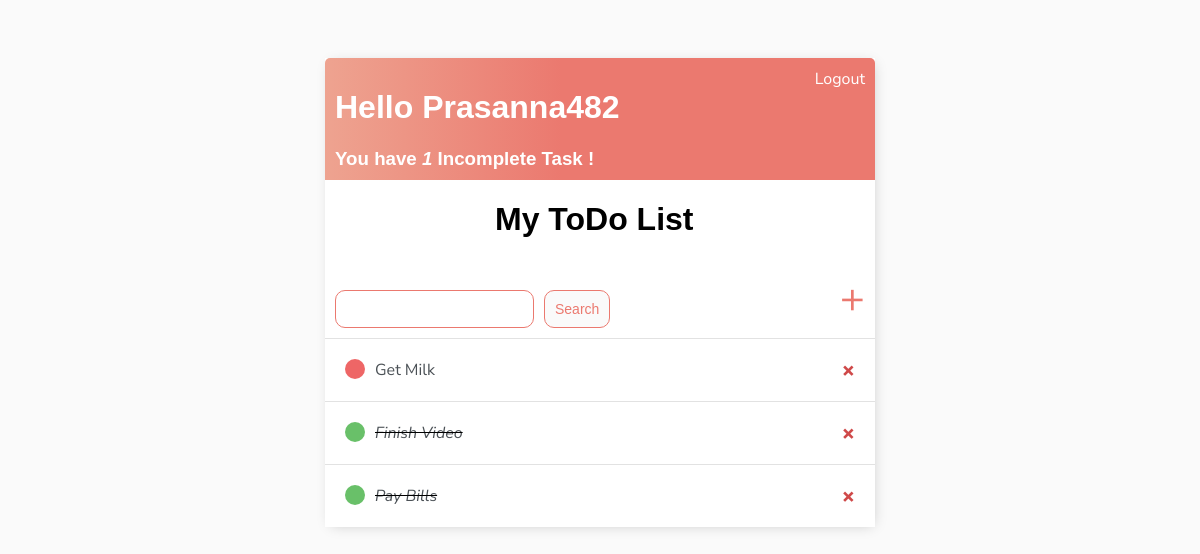
The app's page / (signed in), older data.
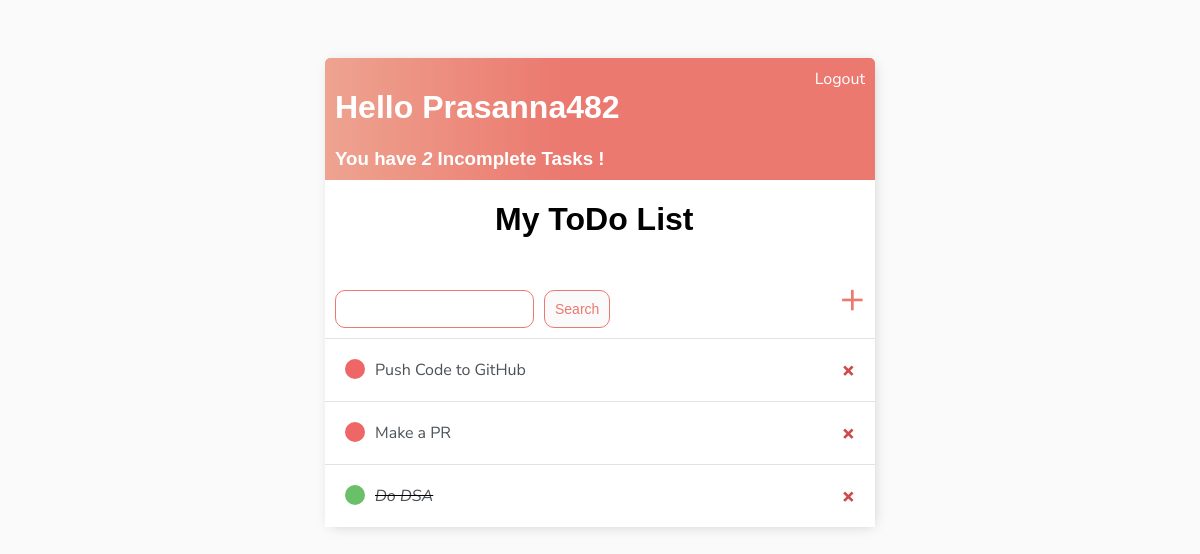
The same page, newer data.
### base/models.py (models this page shows)
class Task(models.Model):
    user = models.ForeignKey(User,on_delete = models.CASCADE, null=True, blank=True)
    title = models.CharField(max_length=250) #charfields is genreally used for titles, headings
    description = models.TextField(null = True, blank = True)
    complete = models.BooleanField(default = False)
    created = models.DateTimeField(auto_now_add = True)
    def __str__(self):
        return self.title
    class Meta:
        ordering = ['complete']  #while returning multiple items, sort by compeleted

### base/views.py (the view)
# urls.py: path('',TaskList.as_view(), name = 'tasks'),
class TaskList(LoginRequiredMixin, ListView):
    model = Task
    context_object_name = 'tasks'
    def get_context_data(self,**kwargs):
        context = super().get_context_data(**kwargs)
        context['tasks'] = context['tasks'].filter(user = self.request.user)
        context['count'] = context['tasks'].filter(complete = False).count()
        search_input = self.request.GET.get('search-area') or ''
        if search_input:
            context['tasks'] = context['tasks'].filter(title__startswith = search_input)
        context['search_input'] = search_input
        return context

### base/templates/base/task_list.html
{% extends 'base/main.html' %}
{% block content %}
<div class="header-bar">
    <div>
        <h1>Hello {{request.user|title}}</h1>
        <h3 style="margin:0">You have <i>{{count}}</i> Incomplete Task{{ count|pluralize:"s"}} ! </h3>
    </div>
    {% if request.user.is_authenticated %}
    <a href="{% url 'logout' %}">Logout</a>
    {% else %}
    <a href="{% url 'login' %}">Login</a>
    {% endif %}
</div>
<h1 style=" padding-left:170px">My ToDo List</h1>
<div id="search-add-wrapper">
    <form  method="GET", style="margin-top:20px;display: flex;">
        <input type='text' name='search-area' value="{{search_input}}">
        <input type="submit" class="button" value='Search'>
    </form>
    <a id="add-link"  href="{% url 'task-create' %}">&#x2b</a>
</div>
<div class="task-items-wrapper">
    {% for task in tasks %}
    <div class="task-wrapper">
        {% if task.complete %}
            <div class="task-title">
                <div class="task-complete-icon"></div>
                <i><s><a href="{% url 'task-update' task.id %}">{{task}}</a></s></i>
            </div>
            <a  class="delete-link" href="{% url 'task-delete' task.id %}">&#215</a>
            {% else %}
            <div class="task-title">
                <div class="task-incomplete-icon"></div>
                <a href="{% url 'task-update' task.id %}">{{task}}</a>
            </div>
            <a  class="delete-link" href="{% url 'task-delete' task.id %}">&#215</a>
        {% endif %}
    </div>
    {% empty %}
    <h3>No Items in List</h3>
    {% endfor %}
</div>
{% endblock%}

### base/templates/base/main.html (shortened to what this page needs)
<!DOCTYPE html>
<html lang="en">
<head>
</head>
<body>
    <div class="container">
        {% block content %}
        {% endblock content%}
    </div>
</body>
</html>

### base/templates/base/main.html (style rules this page uses)
body { background-color: #FAFAFA; font-family: 'Nunito Sans', sans-serif; padding-top:50px; }
h1,h2,h3,h4,h5,h6 { font-family: 'Raleway', sans-serif; }
a,p { color: #4b5156; }
.container { max-width: 550px; margin: auto; background-color: white; -webkit-box-shadow: 2px 2px 13px -4px rgba(0,0,0,0.21); box-shadow: 2px 2px 13px -4px rgba(0,0,0,0.21); }
.header-bar { display: flex; justify-content: space-between; color: #fff; padding: 10px; border-radius: 5px 5px 0 0; background: linear-gradient(90deg,#EEA390 0%, #EB796F 43%,#EB796F 100%); }
.header-bar a { color: #fff; text-decoration: none; }
.task-wrapper { display: flex; align-items: center; justify-content: space-between; padding: 20px; background-color: #fff; border-top: 1px solid rgb(226,226,226); }
.task-title { display: flex; }
.task-title a { text-decoration: none; color: #4b5156;; margin-left: 10px; }
.task-complete-icon { height: 20px; width: 20px; background-color: rgb(105,192,105); border-radius: 50%; }
.task-incomplete-icon { height: 20px; width: 20px; background-color: rgb(238, 102, 102); border-radius: 50%; }
.delete-link { text-decoration: none; font-weight: 900; color: #cf4949; font-size: 22px; line-height: 0; }
#search-add-wrapper { display: flex; justify-content: space-between; align-items: center; padding: 10px; }
#add-link { color:#EB796F; text-decoration: none; font-size: 42px; }
input[type=text],input[type=password],textarea { border: 1px solid #EB796F; border-radius: 10px; padding: 10px; width: 90%; }
.button { border: 1px solid #EB796F; background-color: #fafafa; color: #EB796F; padding: 10px; margin-left: 10px; font-size: 14px; border-radius: 10px; cursor: pointer; text-decoration: none; }

Row changes from the older to the newer data that the page shows:
removed Task: title "Get Milk"
removed Task: title "Finish Video"
removed Task: title "Pay Bills"
added Task: title "Push Code to GitHub"
added Task: title "Make a PR"
added Task: title "Do DSA"
Text that changed along with them:
{{ count }}: "1" → "2"
